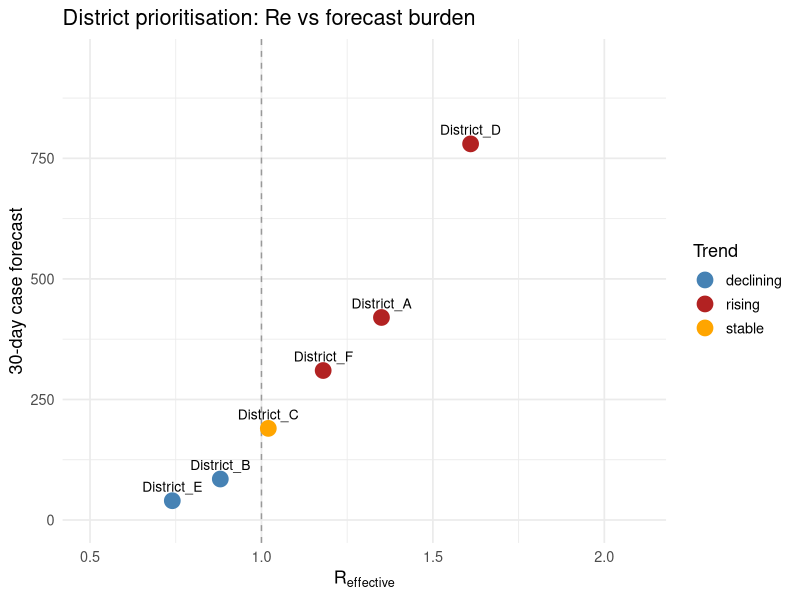

Reproduce this figure in R.
## ---- chunk 1
#| label: llm-pipeline

set.seed(1)

# Simulate model outputs for 6 districts
districts <- data.frame(
  district   = paste0("District_", LETTERS[1:6]),
  Re_median  = round(c(1.35, 0.88, 1.02, 1.61, 0.74, 1.18), 2),
  Re_lo      = round(c(1.10, 0.72, 0.85, 1.30, 0.55, 0.95), 2),
  Re_hi      = round(c(1.62, 1.07, 1.22, 1.98, 0.96, 1.44), 2),
  forecast_30d = c(420, 85, 190, 780, 40, 310),
  vax_pct    = c(62, 81, 74, 55, 88, 70),
  stringsAsFactors = FALSE
)
districts$trend <- ifelse(districts$Re_median > 1.1, "rising",
                   ifelse(districts$Re_median < 0.9, "declining", "stable"))

# Template-based fallback (no API needed)
template_sitrep <- function(row) {
  status <- switch(row$trend,
    rising   = paste0("ALERT: R_eff = ", row$Re_median, " (", row$Re_lo, "–",
                      row$Re_hi, "), indicating sustained growth."),
    declining = paste0("IMPROVING: R_eff = ", row$Re_median, " (", row$Re_lo,
                       "–", row$Re_hi, "), transmission declining."),
    paste0("STABLE: R_eff = ", row$Re_median, " (", row$Re_lo, "–",
           row$Re_hi, "), situation stable.")
  )
  vax_note <- if (row$vax_pct < 65) "Vaccination coverage below 65% — accelerate campaign." else
              "Vaccination coverage adequate."
  paste0(row$district, " | ", Sys.Date(), "\n",
         status, "\n",
         "30-day forecast: ", row$forecast_30d, " cases. ",
         vax_note)
}

# Generate all reports
reports <- lapply(seq_len(nrow(districts)), function(i) {
  template_sitrep(districts[i, ])
})
names(reports) <- districts$district

cat(reports[["District_A"]], "\n\n")
cat(reports[["District_D"]], "\n")
## ---- chunk 2
#| label: llm-priority
#| fig-cap: "District prioritisation matrix: R_effective vs 30-day case forecast. Districts in the top-right quadrant (high Re AND high absolute burden) get the most urgent advisories. This is the figure that would accompany the LLM-generated weekly briefing."

library(ggplot2)

ggplot(districts, aes(x = Re_median, y = forecast_30d,
                      colour = trend, label = district)) +
  geom_vline(xintercept = 1, linetype = "dashed", colour = "grey60") +
  geom_point(size = 5) +
  geom_text(vjust = -0.9, size = 3.5, colour = "black") +
  scale_colour_manual(
    values = c(rising = "firebrick", stable = "orange", declining = "steelblue"),
    name = "Trend"
  ) +
  scale_x_continuous(limits = c(0.5, 2.1)) +
  scale_y_continuous(limits = c(0, 950)) +
  labs(x = expression(R[effective]),
       y = "30-day case forecast",
       title = "District prioritisation: Re vs forecast burden") +
  theme_minimal(base_size = 13)
